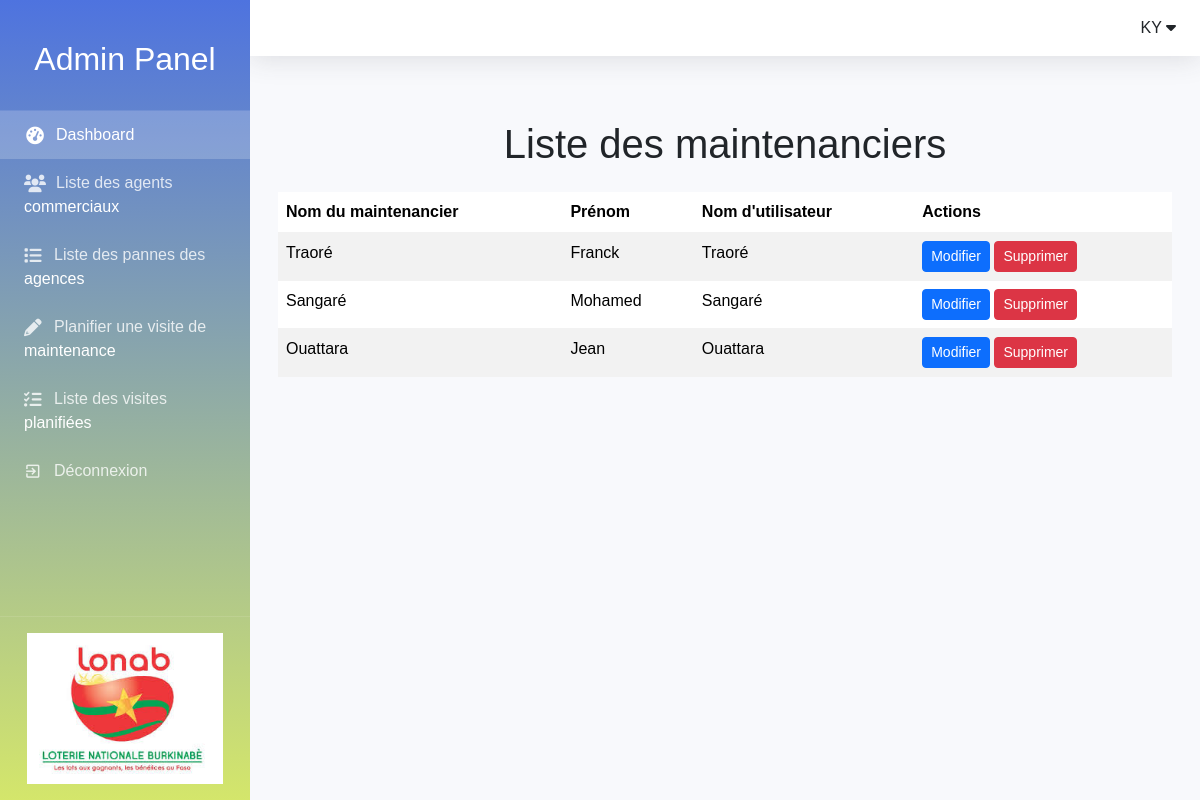
Page /monapplication/maintenanciers/ (signed in) on the committed database.
### monapplication/models.py (models this page shows, shortened)
class Agent(models.Model):
    user = models.OneToOneField(User, on_delete=models.CASCADE)
    matricule = models.CharField(max_length=10, unique=True)
    telephone = models.CharField(max_length=15)

### monapplication/views.py (the view)
# urls.py: path('maintenanciers/', views.liste_maintenanciers, name='liste_maintenanciers'),
@login_required
@user_passes_test(is_admin)
def liste_maintenanciers(request):
    agents = Agent.objects.select_related('user')  # Optimisation avec `select_related`
    return render(request, 'liste_maintenanciers.html', {'agents': agents})

### monapplication/views.py (called while the page is built)
def is_admin(user):
    return user.is_superuser

### monapplication/templates/liste_maintenanciers.html
{% extends 'base_generic.html' %}
{% block content %}
<div class="container mt-5">
    <h1 class="text-center mb-4">Liste des maintenanciers</h1>
    <table class="table table-striped table-hover">
        <thead class="thead-dark">
            <tr>
                <th>Nom du maintenancier</th>
                <th>Prénom </th>
                <th>Nom d'utilisateur</th>
                <th>Actions</th>
            </tr>
        </thead>
        <tbody>
            {% for agent in agents %}
            <tr>
                <td>{{ agent.user.first_name }}</td>
                <td> {{ agent.user.last_name }} </td>
                <td>{{ agent.user.username }}</td>
                <td>
                    <a href="{% url 'modify_user' agent.user.id %}" class="btn btn-sm btn-primary">
                        Modifier
                    </a>
                    <a href="{% url 'delete_user' agent.user.id %}" class="btn btn-sm btn-danger">
                        Supprimer
                    </a>
                </td>
            </tr>
            {% endfor %}
        </tbody>
    </table>
</div>
{% endblock %}

### monapplication/templates/base_generic.html (style rules this page uses)
:root { --primary: #4e73df; --secondary: #858796; --success: #1cc88a; --info: #36b9cc; --warning: #f6c23e; --danger: #e74a3b; --light: #f8f9fc; --dark: #5a5c69; }
* { margin: 0; padding: 0; box-sizing: border-box; font-family: 'Nunito', sans-serif; }
body { background-color: #f8f9fc; min-height: 100vh; display: flex; }
table { width: 100%; border-collapse: collapse; }
th, td { padding: 0.75rem; text-align: left; border-bottom: 1px solid rgba(0, 0, 0, 0.05); white-space: nowrap; }
th { background-color: var(--light); color: var(--dark); font-weight: bold; }

### rows in the picture
Agent: user.first_name "Traoré", user.last_name "Franck", user.username "Traoré"
Agent: user.first_name "Sangaré", user.last_name "Mohamed", user.username "Sangaré"
Agent: user.first_name "Ouattara", user.last_name "Jean", user.username "Ouattara"
